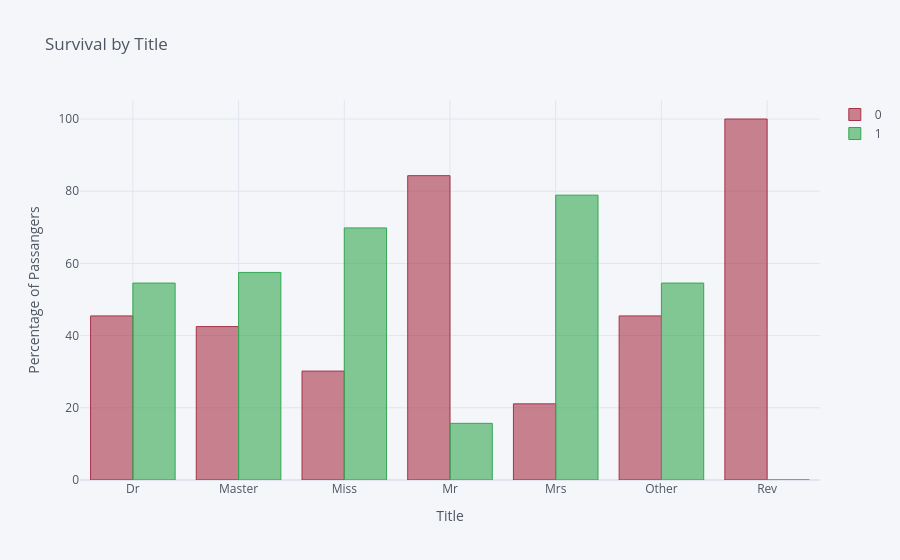

The cell this chart's notebook holds for it:
### Code cell
hist_by_column_perc("Title")

### Figure 1 — Plotly figure (JSON) as saved in the notebook; plotly's stock layout.template omitted (floating-point values rounded to 4 significant figures)
{"data": [{"marker": {"color": "rgba(168, 50, 70, 0.6)", "line": {"color": "rgba(168, 50, 70, 1.0)", "width": 1}}, "name": "0", "orientation": "v", "text": "", "type": "bar", "x": ["Dr", "Master", "Miss", "Mr", "Mrs", "Other", "Rev"], "y": [45.45, 42.5, 30.17, 84.3, 21.09, 45.45, 100]}, {"marker": {"color": "rgba(50, 168, 82, 0.6)", "line": {"color": "rgba(50, 168, 82, 1.0)", "width": 1}}, "name": "1", "orientation": "v", "text": "", "type": "bar", "x": ["Dr", "Master", "Miss", "Mr", "Mrs", "Other", "Rev"], "y": [54.55, 57.5, 69.83, 15.7, 78.91, 54.55, 0]}], "layout": {"legend": {"bgcolor": "#F5F6F9", "font": {"color": "#4D5663"}}, "paper_bgcolor": "#F5F6F9", "plot_bgcolor": "#F5F6F9", "title": {"font": {"color": "#4D5663"}, "text": "Survival by Title"}, "xaxis": {"gridcolor": "#E1E5ED", "showgrid": true, "tickfont": {"color": "#4D5663"}, "title": {"font": {"color": "#4D5663"}, "text": "Title"}, "zerolinecolor": "#E1E5ED"}, "yaxis": {"gridcolor": "#E1E5ED", "showgrid": true, "tickfont": {"color": "#4D5663"}, "title": {"font": {"color": "#4D5663"}, "text": "Percentage of Passangers"}, "zerolinecolor": "#E1E5ED"}}}
